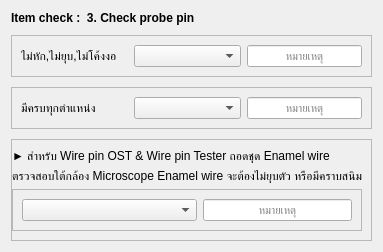
                                 <widget class="QWidget" name="tab_4">
                                  <attribute name="title">
                                   <string>3.Check Probe pin</string>
                                  </attribute>
                                  <layout class="QVBoxLayout" name="verticalLayout_13">
                                   <item alignment="Qt::AlignTop">
                                    <widget class="QWidget" name="widget_15" native="true">
                                     <layout class="QVBoxLayout" name="verticalLayout_14">
                                      <property name="spacing">
                                       <number>10</number>
                                      </property>
                                      <property name="leftMargin">
                                       <number>0</number>
                                      </property>
                                      <property name="topMargin">
                                       <number>0</number>
                                      </property>
                                      <property name="rightMargin">
                                       <number>0</number>
                                      </property>
                                      <property name="bottomMargin">
                                       <number>0</number>
                                      </property>
                                      <item>
                                       <widget class="QLabel" name="label_20">
                                        <property name="font">
                                         <font>
                                          <family>Tahoma</family>
                                          <pointsize>9</pointsize>
                                          <bold>true</bold>
                                         </font>
                                        </property>
                                        <property name="text">
                                         <string>Item check :  3. Check probe pin</string>
                                        </property>
                                       </widget>
                                      </item>
                                      <item>
                                       <widget class="QFrame" name="frame_4">
                                        <property name="frameShape">
                                         <enum>QFrame::StyledPanel</enum>
                                        </property>
                                        <property name="frameShadow">
                                         <enum>QFrame::Raised</enum>
                                        </property>
                                        <layout class="QHBoxLayout" name="horizontalLayout_8">
                                         <item alignment="Qt::AlignLeft">
                                          <widget class="QLabel" name="label_21">
                                           <property name="font">
                                            <font>
                                             <family>Tahoma</family>
                                             <pointsize>9</pointsize>
                                             <bold>false</bold>
                                            </font>
                                           </property>
                                           <property name="text">
                                            <string>ไม่หัก,ไม่ยุบ,ไม่โค้งงอ</string>
                                           </property>
                                          </widget>
                                         </item>
                                         <item>
                                          <widget class="QComboBox" name="comboBox_4">
                                           <property name="sizePolicy">
                                            <sizepolicy hsizetype="Preferred" vsizetype="Preferred">
                                             <horstretch>0</horstretch>
                                             <verstretch>0</verstretch>
                                            </sizepolicy>
                                           </property>
                                           <property name="minimumSize">
                                            <size>
                                             <width>84</width>
                                             <height>20</height>
                                            </size>
                                           </property>
                                           <item>
                                            <property name="text">
                                             <string/>
                                            </property>
                                           </item>
                                           <item>
                                            <property name="text">
                                             <string>Pass</string>
                                            </property>
                                           </item>
                                           <item>
                                            <property name="text">
                                             <string>Not pass</string>
                                            </property>
                                           </item>
                                           <item>
                                            <property name="text">
                                             <string>Not check</string>
                                            </property>
                                           </item>
                                          </widget>
                                         </item>
                                         <item>
                                          <widget class="QLineEdit" name="lineEdit_9">
                                           <property name="sizePolicy">
                                            <sizepolicy hsizetype="Preferred" vsizetype="Preferred">
                                             <horstretch>0</horstretch>
                                             <verstretch>0</verstretch>
                                            </sizepolicy>
                                           </property>
                                           <property name="minimumSize">
                                            <size>
                                             <width>115</width>
                                             <height>19</height>
                                            </size>
                                           </property>
                                           <property name="font">
                                            <font>
                                             <family>Tahoma</family>
                                             <pointsize>8</pointsize>
                                             <bold>false</bold>
                                            </font>
                                           </property>
                                           <property name="alignment">
                                            <set>Qt::AlignCenter</set>
                                           </property>
                                           <property name="placeholderText">
                                            <string>หมายเหตุ</string>
                                           </property>
                                          </widget>
                                         </item>
                                        </layout>
                                       </widget>
                                      </item>
                                      <item>
                                       <widget class="QFrame" name="frame_8">
                                        <property name="frameShape">
                                         <enum>QFrame::StyledPanel</enum>
                                        </property>
                                        <property name="frameShadow">
                                         <enum>QFrame::Raised</enum>
                                        </property>
                                        <layout class="QHBoxLayout" name="horizontalLayout_18">
                                         <item alignment="Qt::AlignLeft">
                                          <widget class="QLabel" name="label_22">
                                           <property name="font">
                                            <font>
                                             <family>Tahoma</family>
                                             <pointsize>9</pointsize>
                                             <bold>false</bold>
                                            </font>
                                           </property>
                                           <property name="text">
                                            <string>มีครบทุกตำแหน่ง</string>
                                           </property>
                                          </widget>
                                         </item>
                                         <item>
                                          <widget class="QComboBox" name="comboBox_5">
                                           <property name="sizePolicy">
                                            <sizepolicy hsizetype="Preferred" vsizetype="Preferred">
                                             <horstretch>0</horstretch>
                                             <verstretch>0</verstretch>
                                            </sizepolicy>
                                           </property>
                                           <property name="minimumSize">
                                            <size>
                                             <width>84</width>
                                             <height>20</height>
                                            </size>
                                           </property>
                                           <item>
                                            <property name="text">
                                             <string/>
                                            </property>
                                           </item>
                                           <item>
                                            <property name="text">
                                             <string>Pass</string>
                                            </property>
                                           </item>
                                           <item>
                                            <property name="text">
                                             <string>Not pass</string>
                                            </property>
                                           </item>
                                           <item>
                                            <property name="text">
                                             <string>Not check</string>
                                            </property>
                                           </item>
                                          </widget>
                                         </item>
                                         <item>
                                          <widget class="QLineEdit" name="lineEdit_8">
                                           <property name="sizePolicy">
                                            <sizepolicy hsizetype="Preferred" vsizetype="Preferred">
                                             <horstretch>0</horstretch>
                                             <verstretch>0</verstretch>
                                            </sizepolicy>
                                           </property>
                                           <property name="minimumSize">
                                            <size>
                                             <width>115</width>
                                             <height>19</height>
                                            </size>
                                           </property>
                                           <property name="font">
                                            <font>
                                             <family>Tahoma</family>
                                             <pointsize>8</pointsize>
                                             <bold>false</bold>
                                            </font>
                                           </property>
                                           <property name="alignment">
                                            <set>Qt::AlignCenter</set>
                                           </property>
                                           <property name="placeholderText">
                                            <string>หมายเหตุ</string>
                                           </property>
                                          </widget>
                                         </item>
                                        </layout>
                                       </widget>
                                      </item>
                                      <item>
                                       <widget class="QFrame" name="frame_9">
                                        <property name="frameShape">
                                         <enum>QFrame::StyledPanel</enum>
                                        </property>
                                        <property name="frameShadow">
                                         <enum>QFrame::Raised</enum>
                                        </property>
                                        <layout class="QVBoxLayout" name="verticalLayout_15">
                                         <property name="leftMargin">
                                          <number>0</number>
                                         </property>
                                         <property name="topMargin">
                                          <number>9</number>
                                         </property>
                                         <property name="rightMargin">
                                          <number>9</number>
                                         </property>
                                         <property name="bottomMargin">
                                          <number>9</number>
                                         </property>
                                         <item>
                                          <widget class="QLabel" name="label_23">
                                           <property name="font">
                                            <font>
                                             <family>Tahoma</family>
                                             <pointsize>9</pointsize>
                                             <bold>false</bold>
                                            </font>
                                           </property>
                                           <property name="text">
                                            <string>► สำหรับ Wire pin OST &amp; Wire pin Tester ถอดชุด Enamel wire</string>
                                           </property>
                                          </widget>
                                         </item>
                                         <item>
                                          <widget class="QLabel" name="label_24">
                                           <property name="font">
                                            <font>
                                             <family>Tahoma</family>
                                             <pointsize>9</pointsize>
                                             <bold>false</bold>
                                            </font>
                                           </property>
                                           <property name="text">
                                            <string>ตรวจสอบใต้กล้อง Microscope Enamel wire จะต้องไม่ยุบตัว หรือมีคราบสนิม</string>
                                           </property>
                                          </widget>
                                         </item>
                                         <item>
                                          <widget class="QFrame" name="frame_10">
                                           <property name="minimumSize">
                                            <size>
                                             <width>343</width>
                                             <height>39</height>
                                            </size>
                                           </property>
                                           <property name="frameShape">
                                            <enum>QFrame::StyledPanel</enum>
                                           </property>
                                           <property name="frameShadow">
                                            <enum>QFrame::Raised</enum>
                                           </property>
                                           <layout class="QHBoxLayout" name="horizontalLayout_19">
                                            <item>
                                             <widget class="QComboBox" name="comboBox_6">
                                              <property name="sizePolicy">
                                               <sizepolicy hsizetype="Preferred" vsizetype="Preferred">
                                                <horstretch>0</horstretch>
                                                <verstretch>0</verstretch>
                                               </sizepolicy>
                                              </property>
                                              <property name="minimumSize">
                                               <size>
                                                <width>175</width>
                                                <height>20</height>
                                               </size>
                                              </property>
                                              <item>
                                               <property name="text">
                                                <string/>
                                               </property>
                                              </item>
                                              <item>
                                               <property name="text">
                                                <string>Pass</string>
                                               </property>
                                              </item>
                                              <item>
                                               <property name="text">
                                                <string>Not pass</string>
                                               </property>
                                              </item>
                                              <item>
                                               <property name="text">
                                                <string>Not check</string>
                                               </property>
                                              </item>
                                             </widget>
                                            </item>
                                            <item>
                                             <widget class="QLineEdit" name="lineEdit_7">
                                              <property name="sizePolicy">
                                               <sizepolicy hsizetype="Preferred" vsizetype="Preferred">
                                                <horstretch>0</horstretch>
                                                <verstretch>0</verstretch>
                                               </sizepolicy>
                                              </property>
                                              <property name="minimumSize">
                                               <size>
                                                <width>115</width>
                                                <height>20</height>
                                               </size>
                                              </property>
                                              <property name="font">
                                               <font>
                                                <family>Tahoma</family>
                                                <pointsize>8</pointsize>
                                                <bold>false</bold>
                                               </font>
                                              </property>
                                              <property name="alignment">
                                               <set>Qt::AlignCenter</set>
                                              </property>
                                              <property name="placeholderText">
                                               <string>หมายเหตุ</string>
                                              </property>
                                             </widget>
                                            </item>
                                           </layout>
                                          </widget>
                                         </item>
                                        </layout>
                                       </widget>
                                      </item>
                                     </layout>
                                    </widget>
                                   </item>
                                  </layout>
                                 </widget>
